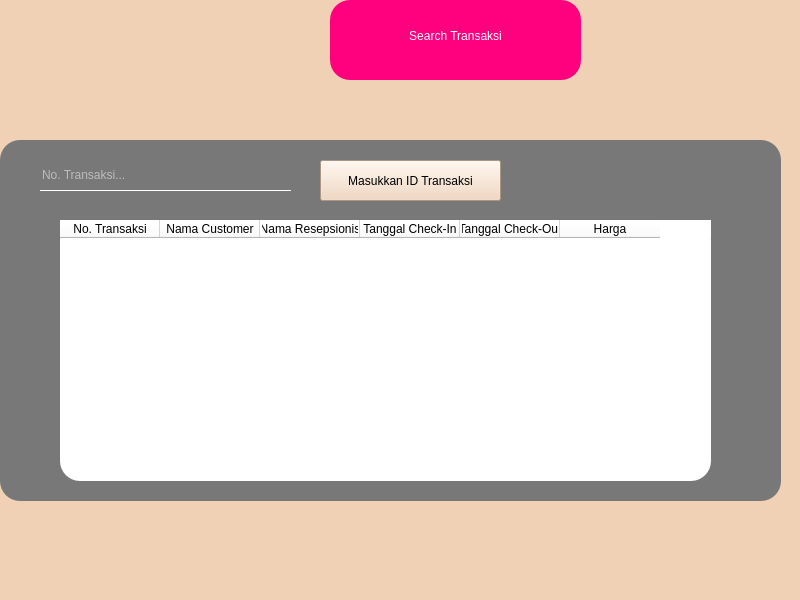
<?xml version="1.0" encoding="UTF-8"?>
<ui version="4.0">
 <class>searching_room</class>
 <widget class="QMainWindow" name="searching_room">
  <property name="geometry">
   <rect>
    <x>0</x>
    <y>0</y>
    <width>800</width>
    <height>600</height>
   </rect>
  </property>
  <property name="windowTitle">
   <string>MainWindow</string>
  </property>
  <property name="styleSheet">
   <string notr="true">* {
	background:#F1D1B5;
}

QFrame {
	border-radius : 20px;
	background : rgb(120, 120, 120);
}

QLineEdit{
	background : transparent;
	border : none;
	border-bottom : 1px solid white;
}
</string>
  </property>
  <widget class="QWidget" name="centralwidget">
   <widget class="QFrame" name="frame_2">
    <property name="geometry">
     <rect>
      <x>330</x>
      <y>0</y>
      <width>251</width>
      <height>80</height>
     </rect>
    </property>
    <property name="styleSheet">
     <string notr="true">background-color: rgb(255, 0, 127);</string>
    </property>
    <property name="frameShape">
     <enum>QFrame::StyledPanel</enum>
    </property>
    <property name="frameShadow">
     <enum>QFrame::Raised</enum>
    </property>
    <widget class="QLabel" name="label">
     <property name="geometry">
      <rect>
       <x>20</x>
       <y>20</y>
       <width>211</width>
       <height>31</height>
      </rect>
     </property>
     <property name="styleSheet">
      <string notr="true">font: 75 italic 14pt &quot;Kristen ITC&quot;;
color : white;</string>
     </property>
     <property name="text">
      <string>Search Transaksi</string>
     </property>
     <property name="alignment">
      <set>Qt::AlignCenter</set>
     </property>
    </widget>
   </widget>
   <widget class="QFrame" name="frame">
    <property name="geometry">
     <rect>
      <x>0</x>
      <y>140</y>
      <width>781</width>
      <height>361</height>
     </rect>
    </property>
    <property name="styleSheet">
     <string notr="true">QPushButton{
	background : #305F72;
	border-radius : 20px;
	font: 10pt &quot;Kristen ITC&quot;;
}

QPushButton:hover{
	background: #568EA6;
}
background-color: #353b48;
color:#ffffff;
border-radius: 20px;
font-family:century gothic;</string>
    </property>
    <property name="frameShape">
     <enum>QFrame::StyledPanel</enum>
    </property>
    <property name="frameShadow">
     <enum>QFrame::Raised</enum>
    </property>
    <widget class="QTableWidget" name="tableWidget">
     <property name="geometry">
      <rect>
       <x>60</x>
       <y>80</y>
       <width>651</width>
       <height>261</height>
      </rect>
     </property>
     <property name="styleSheet">
      <string notr="true">background-color:white;
color:black;</string>
     </property>
     <column>
      <property name="text">
       <string>No. Transaksi</string>
      </property>
     </column>
     <column>
      <property name="text">
       <string>Nama Customer</string>
      </property>
     </column>
     <column>
      <property name="text">
       <string>Nama Resepsionis</string>
      </property>
     </column>
     <column>
      <property name="text">
       <string>Tanggal Check-In</string>
      </property>
     </column>
     <column>
      <property name="text">
       <string>Tanggal Check-Out</string>
      </property>
     </column>
     <column>
      <property name="text">
       <string>Harga</string>
      </property>
     </column>
    </widget>
    <widget class="QPushButton" name="btn_select">
     <property name="geometry">
      <rect>
       <x>320</x>
       <y>20</y>
       <width>181</width>
       <height>41</height>
      </rect>
     </property>
     <property name="styleSheet">
      <string notr="true"/>
     </property>
     <property name="text">
      <string>Masukkan ID Transaksi</string>
     </property>
    </widget>
    <widget class="QLineEdit" name="lineEdit">
     <property name="geometry">
      <rect>
       <x>40</x>
       <y>20</y>
       <width>251</width>
       <height>31</height>
      </rect>
     </property>
     <property name="styleSheet">
      <string notr="true">border:none;
border-bottom:1px solid white;
background:transparent;
color:#ffffff;</string>
     </property>
     <property name="text">
      <string/>
     </property>
     <property name="placeholderText">
      <string>No. Transaksi...</string>
     </property>
    </widget>
   </widget>
  </widget>
  <widget class="QMenuBar" name="menubar">
   <property name="geometry">
    <rect>
     <x>0</x>
     <y>0</y>
     <width>800</width>
     <height>21</height>
    </rect>
   </property>
  </widget>
  <widget class="QStatusBar" name="statusbar"/>
 </widget>
 <resources/>
 <connections/>
</ui>
